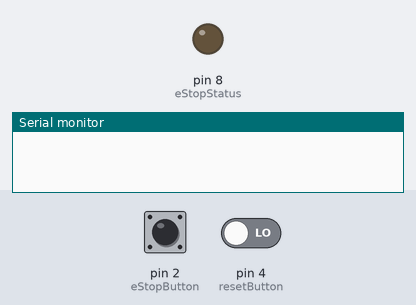
The sketch below on a simulated Arduino Uno, built with avr-gcc and run on an emulated ATmega328P. On the bench: output pins drawn as LEDs (lit = HIGH), the last lines printed to the serial monitor. The test bench sets the inputs (shaded band); at power-on: pin 2 (eStopButton) LOW, pin 4 (resetButton) LOW.

Above: at 1.2 s.
1.3 s: pin 2 (eStopButton) pulled HIGH for 0.15 s
At 1.6 s:
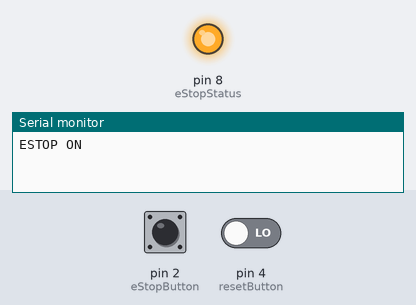
2.9 s: pin 2 (eStopButton) driven HIGH and pin 4 (resetButton) driven HIGH
At 4.1 s:
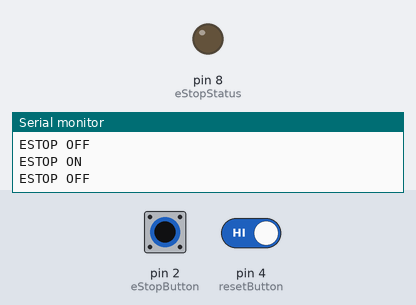
4.5 s: pin 4 (resetButton) driven LOW
At 5.4 s:
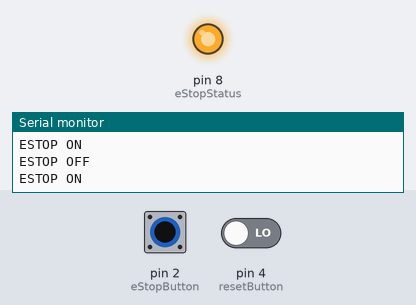
6.0 s: pin 4 (resetButton) driven HIGH
At 6.4 s:
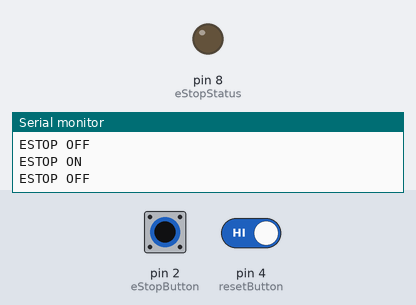
Timing chart, 0 to 8.5 s (numbered marks = the images above; inputs shaded):
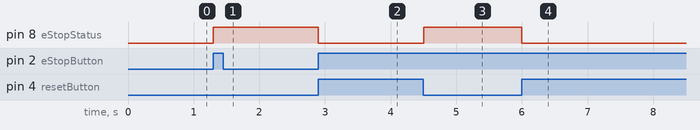

The sketch:

twoButtonToggle.ino
```cpp
#define eStopButton 2
#define resetButton 4
#define eStopStatus 8

int eStopButtonState = 0;      // hold states in value
int resetButtonState = 0;
bool eStopActive = false;

void setup() {
  Serial.begin(9600);
  pinMode(eStopButton, INPUT);
  pinMode(resetButton, INPUT);
  pinMode(eStopStatus, OUTPUT);
}
void loop() {
  eStopButtonState = digitalRead(eStopButton);
  resetButtonState = digitalRead(resetButton);

  // eStop pressed ONCE
  if (eStopButtonState == HIGH && !eStopActive) {
    digitalWrite(eStopStatus, HIGH);
    eStopActive = true;
    Serial.println("ESTOP ON");
  }

  // check for both buttons, turn off LED
  if (eStopButtonState == HIGH && resetButtonState == HIGH) {
    digitalWrite(eStopStatus, LOW);
    eStopActive = false;
    Serial.println("ESTOP OFF");
    delay(100); //debounce
  }
}
```

Measured:
- after the input at 1.3 s, pin 8 (eStopStatus): LOW → HIGH at once
- after the input at 2.9 s, pin 8 (eStopStatus): HIGH → LOW at once
- after the input at 4.5 s, pin 8 (eStopStatus): LOW → HIGH at once
- after the input at 6.0 s, pin 8 (eStopStatus): HIGH → LOW at once
